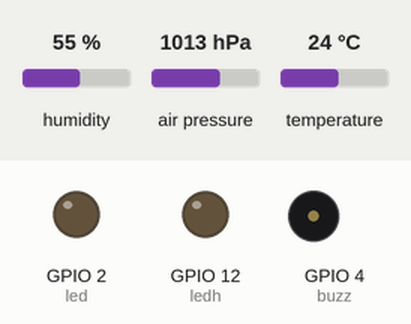
Simulated run of this sketch. Board: ESP32. Parts: output pins drawn as LEDs (lit = HIGH), buzzer (waves = sounding, pin HIGH). The test bench sets the inputs (shaded band); at power-on: humidity 55 %, air pressure 1013 hPa, temperature 24 °C. WiFi joins after 1.5 s; servers stay silent unless stated; no MQTT or app messages arrive unless stated; what the sketch prints to the serial monitor is not drawn. At 17.1 s the program puts the board to deep sleep or switches it off; the recording ends there.

Above: at 0.05 s.
Timing chart, 0 to 3.0 s (numbered marks = the images above):
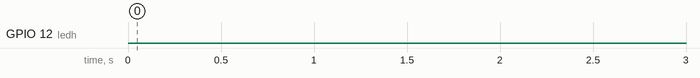

The sketch:

prototype-2.ino
```cpp
#include <WiFi.h>
#include "WiFiClientSecure.h"
#include "Adafruit_MQTT.h"
#include "Adafruit_MQTT_Client.h"

/************************* WiFi Access Point *********************************/

#define WLAN_SSID "Morenzoe"
#define WLAN_PASS "123456789"

/************************* Adafruit.io Setup *********************************/

#define AIO_SERVER      "io.adafruit.com"

// Using port 8883 for MQTTS
#define AIO_SERVERPORT  8883

// Adafruit IO Account Configuration
#define AIO_USERNAME "morenzoe"
#define AIO_KEY      "aio_ctxH90ZUchd17uYoN1tNRib4TbE6"

/************ Global State (you don't need to change this!) ******************/

// WiFiFlientSecure for SSL/TLS support
WiFiClientSecure client;

// Setup the MQTT client class by passing in the WiFi client and MQTT server and login details.
Adafruit_MQTT_Client mqtt(&client, AIO_SERVER, AIO_SERVERPORT, AIO_USERNAME, AIO_KEY);

// io.adafruit.com root CA
const char* adafruitio_root_ca = \
    "-----BEGIN CERTIFICATE-----\n" \
    "MIIDrzCCApegAwIBAgIQCDvgVpBCRrGhdWrJWZHHSjANBgkqhkiG9w0BAQUFADBh\n" \
    "MQswCQYDVQQGEwJVUzEVMBMGA1UEChMMRGlnaUNlcnQgSW5jMRkwFwYDVQQLExB3\n" \
    "d3cuZGlnaWNlcnQuY29tMSAwHgYDVQQDExdEaWdpQ2VydCBHbG9iYWwgUm9vdCBD\n" \
    "QTAeFw0wNjExMTAwMDAwMDBaFw0zMTExMTAwMDAwMDBaMGExCzAJBgNVBAYTAlVT\n" \
    "MRUwEwYDVQQKEwxEaWdpQ2VydCBJbmMxGTAXBgNVBAsTEHd3dy5kaWdpY2VydC5j\n" \
    "b20xIDAeBgNVBAMTF0RpZ2lDZXJ0IEdsb2JhbCBSb290IENBMIIBIjANBgkqhkiG\n" \
    "9w0BAQEFAAOCAQ8AMIIBCgKCAQEA4jvhEXLeqKTTo1eqUKKPC3eQyaKl7hLOllsB\n" \
    "CSDMAZOnTjC3U/dDxGkAV53ijSLdhwZAAIEJzs4bg7/fzTtxRuLWZscFs3YnFo97\n" \
    "nh6Vfe63SKMI2tavegw5BmV/Sl0fvBf4q77uKNd0f3p4mVmFaG5cIzJLv07A6Fpt\n" \
    "43C/dxC//AH2hdmoRBBYMql1GNXRor5H4idq9Joz+EkIYIvUX7Q6hL+hqkpMfT7P\n" \
    "T19sdl6gSzeRntwi5m3OFBqOasv+zbMUZBfHWymeMr/y7vrTC0LUq7dBMtoM1O/4\n" \
    "gdW7jVg/tRvoSSiicNoxBN33shbyTApOB6jtSj1etX+jkMOvJwIDAQABo2MwYTAO\n" \
    "BgNVHQ8BAf8EBAMCAYYwDwYDVR0TAQH/BAUwAwEB/zAdBgNVHQ4EFgQUA95QNVbR\n" \
    "TLtm8KPiGxvDl7I90VUwHwYDVR0jBBgwFoAUA95QNVbRTLtm8KPiGxvDl7I90VUw\n" \
    "DQYJKoZIhvcNAQEFBQADggEBAMucN6pIExIK+t1EnE9SsPTfrgT1eXkIoyQY/Esr\n" \
    "hMAtudXH/vTBH1jLuG2cenTnmCmrEbXjcKChzUyImZOMkXDiqw8cvpOp/2PV5Adg\n" \
    "06O/nVsJ8dWO41P0jmP6P6fbtGbfYmbW0W5BjfIttep3Sp+dWOIrWcBAI+0tKIJF\n" \
    "PnlUkiaY4IBIqDfv8NZ5YBberOgOzW6sRBc4L0na4UU+Krk2U886UAb3LujEV0ls\n" \
    "YSEY1QSteDwsOoBrp+uvFRTp2InBuThs4pFsiv9kuXclVzDAGySj4dzp30d8tbQk\n" \
    "CAUw7C29C79Fv1C5qfPrmAESrciIxpg0X40KPMbp1ZWVbd4=\n" \
    "-----END CERTIFICATE-----\n";

/****************************** Feeds ***************************************/
// Notice MQTT paths for AIO follow the form: <username>/feeds/<feedname>
Adafruit_MQTT_Publish TemperatureC = Adafruit_MQTT_Publish(&mqtt, AIO_USERNAME "/feeds/TemperatureC");
Adafruit_MQTT_Publish TemperatureF = Adafruit_MQTT_Publish(&mqtt, AIO_USERNAME "/feeds/TemperatureF");
Adafruit_MQTT_Publish Pressure = Adafruit_MQTT_Publish(&mqtt, AIO_USERNAME "/feeds/Pressure");
Adafruit_MQTT_Publish Humidity = Adafruit_MQTT_Publish(&mqtt, AIO_USERNAME "/feeds/Humidity");
Adafruit_MQTT_Publish HeatIdx = Adafruit_MQTT_Publish(&mqtt, AIO_USERNAME "/feeds/HeatIdx");
Adafruit_MQTT_Publish Power = Adafruit_MQTT_Publish(&mqtt, AIO_USERNAME "/feeds/Power");
Adafruit_MQTT_Publish DateTime = Adafruit_MQTT_Publish(&mqtt, AIO_USERNAME "/feeds/DateTime");
/*************************** Sketch Code ************************************/

// BME280 sensor
#include <Wire.h>
#include <Adafruit_Sensor.h>
#include <Adafruit_BME280.h>

Adafruit_BME280 bme; // I2C

// Heat Index
#define hi_coeff1 -42.379
#define hi_coeff2   2.04901523
#define hi_coeff3  10.14333127
#define hi_coeff4  -0.22475541
#define hi_coeff5  -0.00683783
#define hi_coeff6  -0.05481717
#define hi_coeff7   0.00122874
#define hi_coeff8   0.00085282
#define hi_coeff9  -0.00000199

// Actuator
int led = 2;
int buzz = 4;
int ledh = 12;

// Deep Sleep
#define uS_TO_S_FACTOR 1000000ULL  /* Conversion factor for micro seconds to seconds */
#define TIME_TO_SLEEP  60        /* Time ESP32 will go to sleep (in seconds) */

void setup() {
  Serial.begin(9600);
  delay(10);

  //Print the wakeup reason for ESP32
  print_wakeup_reason();

  /*
  First we configure the wake up source
  We set our ESP32 to wake up every 5 seconds
  */
  esp_sleep_enable_timer_wakeup(TIME_TO_SLEEP * uS_TO_S_FACTOR);
  Serial.println("Setup ESP32 to sleep for every " + String(TIME_TO_SLEEP) +
  " Seconds");

  // Connect to WiFi access point.
  Serial.println(); Serial.println();
  Serial.print("Connecting to ");
  Serial.println(WLAN_SSID);

  delay(1000);

  WiFi.begin(WLAN_SSID, WLAN_PASS);
  delay(2000);

  while (WiFi.status() != WL_CONNECTED) {
    delay(500);
    Serial.print(".");
  }
  Serial.println();

  Serial.println("WiFi connected");
  Serial.println("IP address: "); Serial.println(WiFi.localIP());

  // Set Adafruit IO's root CA
  client.setCACert(adafruitio_root_ca);

  pinMode (buzz, OUTPUT);
  pinMode (led, OUTPUT);
  pinMode (ledh, OUTPUT);

  unsigned status;

  // default settings
  status = bme.begin(0x76);

    MQTT_connect();

    // Now we can publish stuff!

    // Power (On)
    Serial.print(("\nTurning on..."));
    if (! Power.publish(1)) {
      Serial.print(F("Failed"));
    } else {
      Serial.print(F("Power On!"));
    }

    delay(2000);

    // Temperature (C)
    Serial.print(F("\nSending val "));
    float tempC = bme.readTemperature();
    Serial.print(tempC);
    Serial.print(F(" to TemperatureC feed..."));
    if (! TemperatureC.publish(tempC)) {
      Serial.print(F("Failed"));
    } else {
      Serial.print(F("OK!"));
    }

    delay(2000);

    // Temperature (F)
    Serial.print(F("\nSending val "));
    float tempF = tempC*9/5+32;
    Serial.print(tempF);
    Serial.print(F(" to TemperatureF feed..."));
    if (! TemperatureF.publish(tempF)) {
      Serial.print(F("Failed"));
    } else {
      Serial.print(F("OK!"));
    }

    delay(2000);

    // Pressure (mbar)
    Serial.print(F("\nSending val "));
    float pressure = bme.readPressure() / 100.0F;
    Serial.print(pressure);
    Serial.print(F(" to Pressure feed..."));
    if (! Pressure.publish(pressure)) {
      Serial.print(F("Failed"));
    } else {
      Serial.print(F("OK!"));
    }

    delay(2000);

    // Humidity (% RH)
    Serial.print(F("\nSending val "));
    float humid = bme.readHumidity();
    Serial.print(humid);
    Serial.print(F(" to Humidity feed..."));
    if (! Humidity.publish(humid)) {
      Serial.print(F("Failed"));
    } else {
      Serial.print(F("OK!"));
    }

    delay(2000);

    // Heat Index
    Serial.print(F("\nSending val "));
    float heatIdx = HeatIndex(tempF, humid);
    Serial.print(heatIdx);
    Serial.print(F(" to HeatIdx feed..."));
    if (! HeatIdx.publish(heatIdx)) {
      Serial.print(F("Failed"));
    } else {
      Serial.print(F("OK!"));
    }

    delay(2000);

    readSensor();
    if (heatIdx >= 103.00){
      digitalWrite(buzz, HIGH);
      danger();
      }
    else {
      safe();
      }

    // Power (Off)
    Serial.print(("\nTurning off..."));
    if (! Power.publish(0)) {
      Serial.print(F("Failed"));
    } else {
      Serial.print(F("Power Off!"));
    }

    Serial.println("\nGoing to sleep now");
    Serial.flush();
    esp_deep_sleep_start();
    Serial.println("This will never be printed");
}

void print_wakeup_reason(){
  esp_sleep_wakeup_cause_t wakeup_reason;

  wakeup_reason = esp_sleep_get_wakeup_cause();

  switch(wakeup_reason)
  {
    case ESP_SLEEP_WAKEUP_EXT0 : Serial.println("Wakeup caused by external signal using RTC_IO"); break;
    case ESP_SLEEP_WAKEUP_EXT1 : Serial.println("Wakeup caused by external signal using RTC_CNTL"); break;
    case ESP_SLEEP_WAKEUP_TIMER : Serial.println("Wakeup caused by timer"); break;
    case ESP_SLEEP_WAKEUP_TOUCHPAD : Serial.println("Wakeup caused by touchpad"); break;
    case ESP_SLEEP_WAKEUP_ULP : Serial.println("Wakeup caused by ULP program"); break;
    default : Serial.printf("Wakeup was not caused by deep sleep: %d\n",wakeup_reason); break;
  }
}

void danger(){
for (int count = 0;count < 10; count++) {
    digitalWrite(led, HIGH);
    delay(100);
    digitalWrite(led, LOW);
    delay(100);
}
}

void safe(){
  digitalWrite(buzz, LOW);
for (int n = 0;n < 10; n++) {
    digitalWrite(ledh, HIGH);
    delay(100);
    digitalWrite(ledh, LOW);
    delay(100);
}
}

void readSensor(){
  float h = bme.readHumidity();
  float c = bme.readTemperature();
  float f = bme.readTemperature();
  float p = bme.readPressure() / 100.0F;
  if (isnan(h) || isnan(c) || isnan(p) || isnan(f)) {
    Serial.println(F("Failed to read from BME280 sensor!"));
    return;
  }
}

float HeatIndex
(
  float temperature,
  float humidity
)
{
  float heatIndex(NAN);

  if ( isnan(temperature) || isnan(humidity) )
  {
    return heatIndex;
  }

  // Using both Rothfusz and Steadman's equations
  // http://www.wpc.ncep.noaa.gov/html/heatindex_equation.shtml
  if (temperature <= 40)
  {
    heatIndex = temperature;  //first red block
  }
  else
  {
    heatIndex = 0.5 * (temperature + 61.0 + ((temperature - 68.0) * 1.2) + (humidity * 0.094)); //calculate A -- from the official site, not the flow graph

    if (heatIndex >= 79)
    {
      /*
      * calculate B
      * the following calculation is optimized. Simply spoken, reduzed cpu-operations to minimize used ram and runtime.
      * Check the correctness with the following link:
      * http://www.wolframalpha.com/input/?source=nav&i=b%3D+x1+%2B+x2*T+%2B+x3*H+%2B+x4*T*H+%2B+x5*T*T+%2B+x6*H*H+%2B+x7*T*T*H+%2B+x8*T*H*H+%2B+x9*T*T*H*H
      */
      heatIndex = hi_coeff1
      + (hi_coeff2 + hi_coeff4 * humidity + temperature * (hi_coeff5 + hi_coeff7 * humidity)) * temperature
      + (hi_coeff3 + humidity * (hi_coeff6 + temperature * (hi_coeff8 + hi_coeff9 * temperature))) * humidity;
      //third red block
      if ((humidity < 13) && (temperature >= 80.0) && (temperature <= 112.0))
      {
        heatIndex -= ((13.0 - humidity) * 0.25) * sqrt((17.0 - abs(temperature - 95.0)) * 0.05882);
      } //fourth red block
      else if ((humidity > 85.0) && (temperature >= 80.0) && (temperature <= 87.0))
      {
        heatIndex += (0.02 * (humidity - 85.0) * (87.0 - temperature));
      }
    }
  }

  return heatIndex; //fifth red block

}

uint32_t x=0;

void loop() {
  // Ensure the connection to the MQTT server is alive (this will make the first
  // connection and automatically reconnect when disconnected).  See the MQTT_connect
  // function definition further below.

}

// Function to connect and reconnect as necessary to the MQTT server.
// Should be called in the loop function and it will take care if connecting.
void MQTT_connect() {
  int8_t ret;

  // Stop if already connected.
  if (mqtt.connected()) {
    return;
  }

  Serial.print("Connecting to MQTT... ");

  uint8_t retries = 3;
  while ((ret = mqtt.connect()) != 0) { // connect will return 0 for connected
       Serial.println(mqtt.connectErrorString(ret));
       Serial.println("Retrying MQTT connection in 5 seconds...");
       mqtt.disconnect();
       delay(5000);  // wait 5 seconds
       retries--;
       if (retries == 0) {
         // basically die and wait for WDT to reset me
         while (1);
       }
  }

  Serial.println("MQTT Connected!");
}
```

Measured:
- by itself, GPIO 12 (ledh): LOW → HIGH at 15.1 s, → LOW 0.10 s later, → HIGH 0.10 s later, → LOW 0.10 s later, … (20 changes in this stretch)
